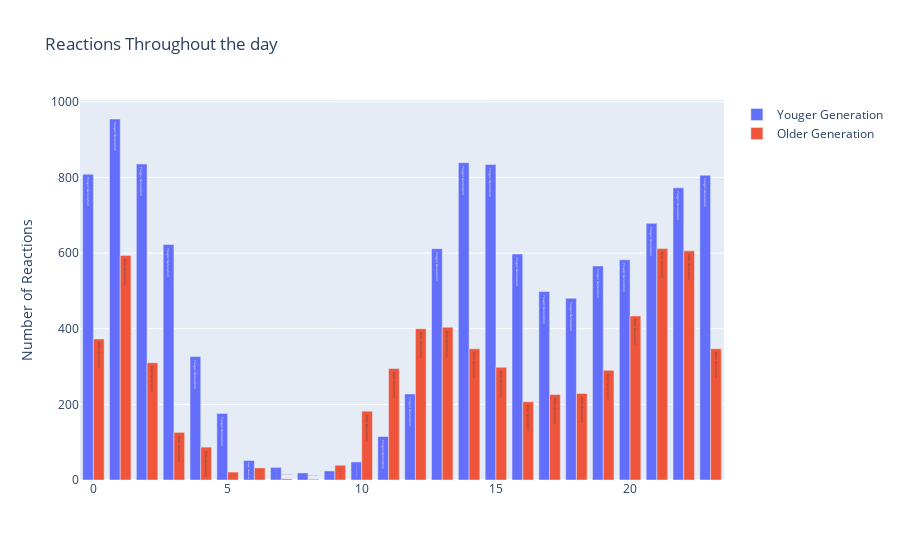

The notebook cell this image was saved under:
### Code cell
reactions = hour_sum["Reaction to Number"]
hours = hour_sum.index
reacts = bruna_hour_sum["Reaction to Number"]
hrs = hour_sum.index

fig2 = go.Figure(
    data=[
        go.Bar(
            name="Youger Generation",
            x=hours,
            y= reactions,
            text= 'Youger Generation'
           
        ),
        go.Bar(
            name="Older Generation",
            x = hours,
            y = reacts,
            text = 'Older Generation'
        
        ),
    ],
    
    layout=go.Layout(
        title="Reactions Throughout the day",
        yaxis_title="Number of Reactions"
        
    )
)
fig2.show()

### Figure 1 — Plotly figure (JSON) as saved in the notebook; plotly's stock layout.template omitted (floating-point values rounded to 4 significant figures)
{"data": [{"name": "Youger Generation", "text": "Youger Generation", "type": "bar", "x": [0, 1, 2, 3, 4, 5, 6, 7, 8, 9, 10, 11, 12, 13, 14, 15, 16, 17, 18, 19, 20, 21, 22, 23], "y": [808.7, 954.7, 835.7, 622.7, 326.3, 176, 51.67, 33.33, 18.67, 24, 47.67, 115, 227.7, 611.7, 839, 834.7, 597.7, 498.3, 480.7, 566, 582.3, 678.7, 772.7, 806]}, {"name": "Older Generation", "text": "Older Generation", "type": "bar", "x": [0, 1, 2, 3, 4, 5, 6, 7, 8, 9, 10, 11, 12, 13, 14, 15, 16, 17, 18, 19, 20, 21, 22, 23], "y": [373, 594, 310, 126, 87, 21, 32, 3, 2, 39, 182, 295, 400, 404, 347, 298, 207, 226, 229, 290, 434, 612, 606, 347]}], "layout": {"title": {"text": "Reactions Throughout the day"}, "yaxis": {"title": {"text": "Number of Reactions"}}}}
